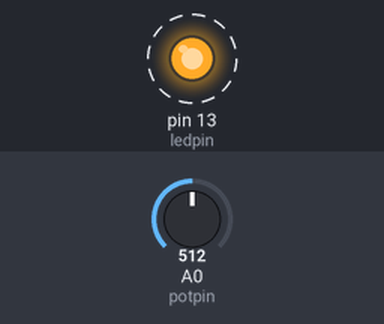
Recording of a sketch running on a simulated Arduino Uno, built with avr-gcc and run on an emulated ATmega328P. Shown: output pins drawn as LEDs (lit = HIGH). Dashed ring = blinking. Inputs (shaded band) come from the test bench; at power-on: A0 (potpin) = 512. What the sketch prints to the serial monitor is not drawn.

Above: at 0.02 s.
Timing chart, 0 to 3.0 s (numbered marks = the images above):
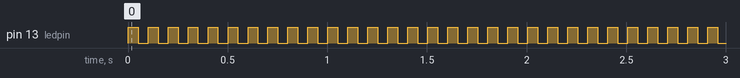

The sketch:

code3Myber.ino
```cpp
int potpin = A0; //指定模拟端口A0
int ledpin = 13; //指定LED端口
int val = 0; //声明临时变量

void setup()
{
  pinMode(ledpin,OUTPUT); //设置端口13为输出模式
  Serial.begin(9600); //设置串口波特率为9600
}

void loop()
{
  digitalWrite(ledpin,HIGH); //拉高端口13，LED点亮
  delay(50); //延时50毫秒
  digitalWrite(ledpin,LOW); //拉低端口13，关闭LED
  delay(50); //延时50毫秒
  val=analogRead(potpin); //读取A0口的电压值并赋给变量val
  Serial.println(val); //串口发送val值，显示在串口监视器上
}
```

Measured:
- by itself, pin 13 (ledpin): alternates HIGH for 0.05 s and LOW for 0.05 s
